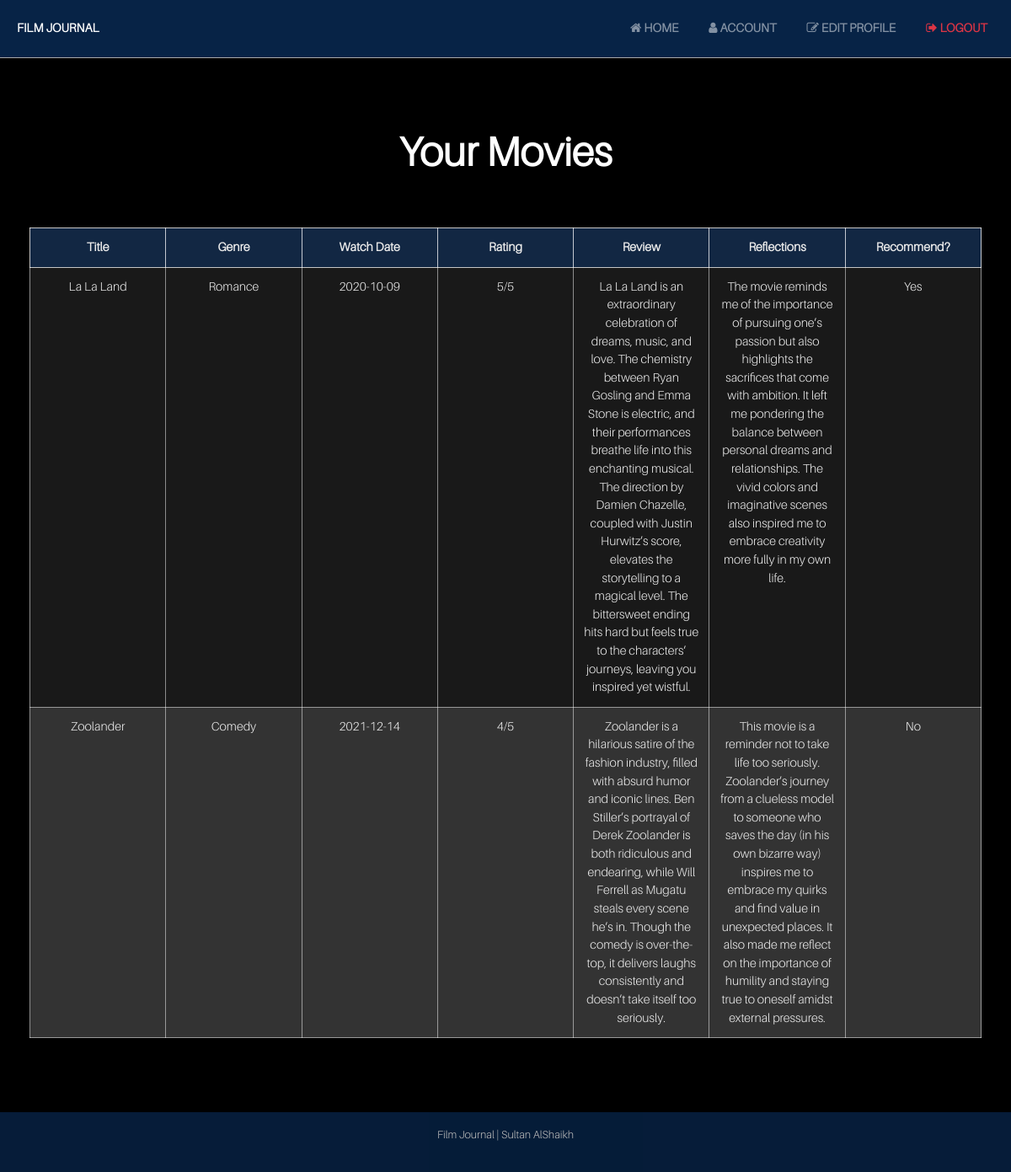
Page /account (signed in) on the committed database.
### app/models.py (models this page shows, shortened)
class Movie(db.Model):
    __tablename__ = 'movie'
    id = db.Column(db.Integer, primary_key=True)
    title = db.Column(db.String(100), nullable=False)
    rating = db.Column(db.Integer, nullable=False)
    watch_date = db.Column(db.Date)
    genre = db.Column(db.String(50))
    review = db.Column(db.String(500))
    reflections = db.Column(db.String(500))
    watched = db.Column(db.Boolean, default=False)
    recommend = db.Column(db.Boolean, default=False)
    tmdb_id = db.Column(db.Integer, unique=True, nullable=True)
    poster_url = db.Column(db.String(255), nullable=True)
    user_id = db.Column(db.Integer, db.ForeignKey('user.id'), nullable=False)
    likes = db.relationship('Like', backref='liked_movie', lazy='dynamic')

### app/views.py (the view)
@app.route('/account')
@login_required
def account():
    movies = Movie.query.filter_by(user_id=current_user.id).all()
    return render_template('account.html', movies=movies)

### app/__init__.py (called while the page is built)
@login_manager.user_loader
def load_user(user_id):
    return models.User.query.get(int(user_id))

### app/templates/account.html (shortened to what this page needs)
{% extends "base.html" %}
{% block content %}
<h1>Your Movies</h1>
{% if movies %}
  <div class="table-container">
    <table class="table table-striped">
      <thead>
        <tr>
          <th>Title</th>
          <th>Genre</th>
          <th>Watch Date</th>
          <th>Rating</th>
          <th>Review</th>
          <th>Reflections</th>
          <th>Recommend?</th>
        </tr>
      </thead>
      <tbody>
        {% for movie in movies %}
        <tr>
          <td>{{ movie.title }}</td>
          <td>{{ movie.genre }}</td>
          <td>{{ movie.watch_date.strftime('%Y-%m-%d') if movie.watch_date else 'N/A' }}</td>
          <td>{{ movie.rating }}/5</td>
          <td>{{ movie.review }}</td>
          <td>{{ movie.reflections }}</td>
          <td>{{ 'Yes' if movie.recommend else 'No' }}</td>
        </tr>
        {% endfor %}
      </tbody>
    </table>
  </div>
{% else %}
  <p>You have no movies logged yet.</p>
{% endif %}
{% endblock %}

### app/templates/base.html (shortened to what this page needs)
<!DOCTYPE html>
<html lang="en">
<head>
  <link rel="stylesheet" href="https://cdn.jsdelivr.net/npm/bootstrap@4.5.3/dist/css/bootstrap.min.css">
  <link rel="stylesheet" href="{{ url_for('static', filename='styles.css') }}">
  <link rel="stylesheet" href="https://cdnjs.cloudflare.com/ajax/libs/font-awesome/4.7.0/css/font-awesome.min.css">
</head>
<body>
  <nav class="navbar navbar-expand-lg navbar-dark" style="background-color: rgba(26, 115, 232, 0.3);">
    <a class="navbar-brand font-weight-bold" href="{{ url_for('landing_page') }}">Film Journal</a>
    <div class="collapse navbar-collapse" id="navbarNav">
      <ul class="navbar-nav ml-auto">
        {% if current_user.is_authenticated %}
        <li class="nav-item">
          <a class="nav-link" href="{{ url_for('home') }}">
            <i class="fa fa-home"></i> Home
          </a>
        </li>
          <li class="nav-item">
            <a class="nav-link" href="{{ url_for('account') }}">
              <i class="fa fa-user"></i> Account
            </a>
          </li>
          <li class="nav-item">
            <a class="nav-link" href="{{ url_for('edit_profile') }}">
              <i class="fa fa-edit"></i> Edit Profile
            </a>
          </li>
          <li class="nav-item">
            <a class="nav-link text-danger font-weight-bold" href="{{ url_for('logout') }}">
              <i class="fa fa-sign-out"></i> Logout
            </a>
          </li>
        {% endif %}
      </ul>
    </div>
  </nav>
  <div class="container mt-4">
    {% block content %}{% endblock %}
  </div>
  <footer class="text-white text-center py-3 mt-5" style="background-color: rgba(26, 115, 232, 0.3);">
    <p>Film Journal | Sultan AlShaikh</p>
  </footer>
</body>
</html>

### app/static/styles.css (style rules this page uses)
:root { --primary-color: #000000; --secondary-color: #FFFFFF; --highlight-color: #1A73E8; --card-background: #1A1A1A; --text-color: #EAEAEA; --button-hover: #0056b3; --shadow-color: rgba(0, 0, 0, 0.5); --gold-color: #FFD700; --gray-star: #ccc; }
body { font-family: 'Aileron Light', Arial, sans-serif; background-color: var(--primary-color); color: var(--text-color); margin: 0; padding: 0; line-height: 1.5; }
h1 { font-family: 'Aileron Light', Arial, sans-serif; font-size: 3rem; font-weight: 700; color: var(--secondary-color); text-align: center; margin: 40px 0; }
p { font-family: 'Aileron Light', Arial, sans-serif; color: var(--text-color); line-height: 1.8; text-align: center; }
footer { text-align: center; margin-top: 20px; color: var(--text-color); font-size: 0.8rem; opacity: 0.8; }
.navbar { background-color: var(--primary-color); border-bottom: 1px solid #aaaaaa; padding: 15px 0; padding-left: 20px; }
.navbar a { color: var(--secondary-color); font-weight: bold; margin-right: 20px; text-transform: uppercase; transition: color 0.3s ease; font-size: 0.9rem; }
.container { max-width: 1200px; padding: 20px; display: flex; flex-direction: column; align-items: center; justify-content: center; }
.table { background-color: var(--card-background); border-radius: 0; box-shadow: 0 8px 16px var(--shadow-color); overflow: hidden; margin: 20px 0; width: 100%; table-layout: fixed; }
.table-container, .table, .table td, .table th { color: var(--text-color) !important; }
.table th, .table td { overflow-wrap: break-word; font-size: 0.9rem; padding: 12px; text-align: center; }
.table th { background-color: rgba(4, 47, 103, 0.5); border: 1px solid rgba(255, 255, 255, 0.75) !important; color: var(--text-color); white-space: nowrap; font-weight: 600; }
.table-container { overflow-x: auto; -webkit-overflow-scrolling: touch; padding: 0 15px; }
tr { border: 1px solid rgba(255, 255, 255, 0.75) !important; }
td { border: 1px solid rgba(255, 255, 255, 0.5) !important; }
tr:nth-child(odd) { background: #212121; }
tr:nth-child(even) { background-color: #333333; }

### rows in the picture
Movie: title "La La Land", genre "Romance", watch_date "2020-10-09", rating "5", review "La La Land is an extraordinary celebration of dreams, music, and love. The chemistry between Ryan Gosling and Emma Stone is electric, and their performances breathe life into this enchanting musical. The direction by Damien Chazelle, coupled with Justin Hurwitz’s score, elevates the storytelling to a magical level. The bittersweet ending hits hard but feels true to the characters’ journeys, leaving you inspired yet wistful.", reflections "The movie reminds me of the importance of pursuing one’s passion but also highlights the sacrifices that come with ambition. It left me pondering the balance between personal dreams and relationships. The vivid colors and imaginative scenes also inspired me to embrace creativity more fully in my own life.", recommend "Yes"
Movie: title "Zoolander", genre "Comedy", watch_date "2021-12-14", rating "4", review "Zoolander is a hilarious satire of the fashion industry, filled with absurd humor and iconic lines. Ben Stiller’s portrayal of Derek Zoolander is both ridiculous and endearing, while Will Ferrell as Mugatu steals every scene he’s in. Though the comedy is over-the-top, it delivers laughs consistently and doesn’t take itself too seriously.", reflections "This movie is a reminder not to take life too seriously. Zoolander’s journey from a clueless model to someone who saves the day (in his own bizarre way) inspires me to embrace my quirks and find value in unexpected places. It also made me reflect on the importance of humility and staying true to oneself amidst external pressures.", recommend "No"
